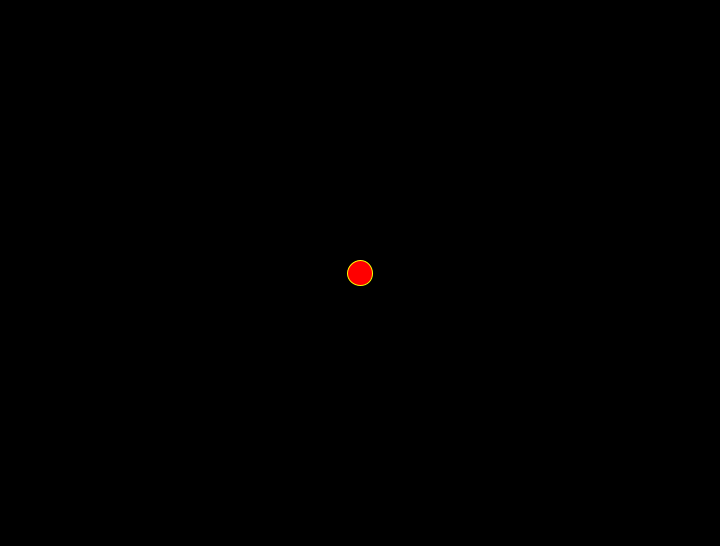
Frame 1 (no input)
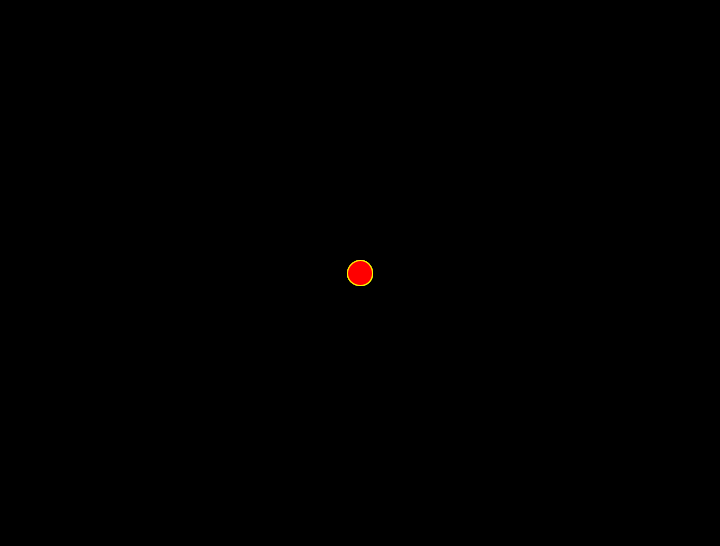
Frame 60 (the mouse pressed at the canvas centre just before this capture)
Frame 120 (the mouse held since frame 60 and released just before this capture): identical to frame 60, image omitted

The Processing sketch that drew these frames (run headless with seeded random() and noise(); from frame 60 on, the mouse is pressed at the canvas centre):

// Processing sketch: processing_7259
// ── processing_7259.pde

/*
 * Satish Goda, Jan 29 2010. satishgoda at gmail dot com
 * USAGE:
 *   There is a Point. 
 *   Paint direction Vector using "left mouse click", drag and let go.
 *   Point moves along the direction vector.
 *   To reset point to original position, Click "right mouse click"
 **/

PVector point1;
PVector point1progress;
int timeToAnimate = 20;
int currentTime = 0;
boolean animatePoint = false;

PVector mouseClickStart;
PVector mouseClickEnd;
PVector mouseDirection;
boolean mouseDragging = false;

void setup()
{
  size(720, 546);
  background(0);
  smooth();
  
  point1 = new PVector(width/2, height/2, 25);
  mouseClickStart = new PVector(0.0, 0.0);
  mouseClickEnd = new PVector(0.0, 0.0);
  mouseDirection = new PVector(0.0, 0.0);
}

void draw()
{
  fill(0, 30);
  noStroke();
  rect(0, 0, width, height);

  if(mouseDragging == true) {
    stroke(127);
    line(mouseClickStart.x, mouseClickStart.y, mouseClickEnd.x, mouseClickEnd.y);
  }

  fill(255, 0, 0);
  stroke(255, 255, 0);

  if(currentTime > timeToAnimate) {
    animatePoint = false;
    currentTime = 0;
    point1.set(point1progress);
  } 
  
  if(animatePoint){
    float normalizedTime = lerp(0.0, 1.0, currentTime/float(timeToAnimate));
    point1progress = PVector.add(point1,PVector.mult(mouseDirection, normalizedTime));
    ellipse(point1progress.x, point1progress.y, point1.z, point1.z);
    currentTime += 1;
  } 
  else {
    ellipse(point1.x, point1.y, point1.z, point1.z);
  }
}

void mousePressed()
{
  if(mouseButton == LEFT) {
    mouseClickStart.set(mouseX, mouseY, 0);
  }
}

void mouseDragged()
{
  if(mouseButton == LEFT) {
    mouseDragging = true;
    mouseClickEnd.set(mouseX, mouseY, 0);
  }
}

void mouseReleased()
{
  if(mouseButton == LEFT) {
    mouseClickEnd.set(mouseX, mouseY, 0);

    mouseDirection = PVector.sub(mouseClickEnd, mouseClickStart);
    animatePoint = true;

    mouseClickStart.set(0, 0, 0);
    mouseClickEnd.set(0, 0, 0);
    mouseDragging = false;
  }  
}

void mouseClicked()
{
  if(mouseButton == RIGHT) {
    point1.set(width/2, height/2, 25);
  } 
}
